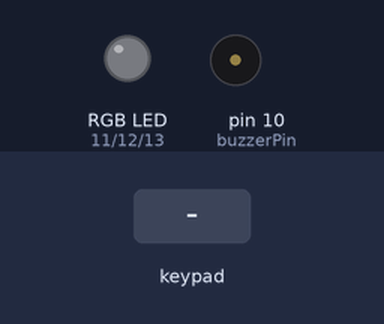
A sketch run on a simulated Arduino Uno, built with avr-gcc and run on an emulated ATmega328P. Shown: an RGB LED mixed from three pins (HIGH = lit), buzzer (waves = sounding). The test bench sets the inputs (shaded band). What the sketch prints to the serial monitor is not drawn.

Above: at 3.2 s.
3.3 s: keypad keys 1 2 3 4 5 6 7 8 pressed 0.4 s apart
At 6.7 s:
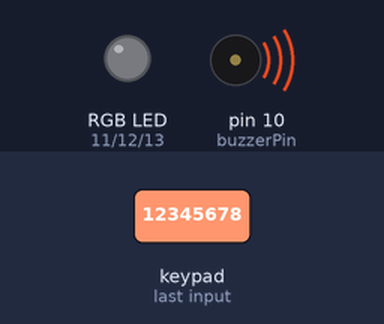
At 9.0 s:
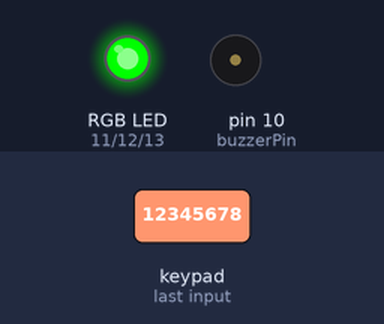
9.2 s: keypad keys 1 3 9 7 2 2 2 2 pressed 0.4 s apart
At 14.8 s:
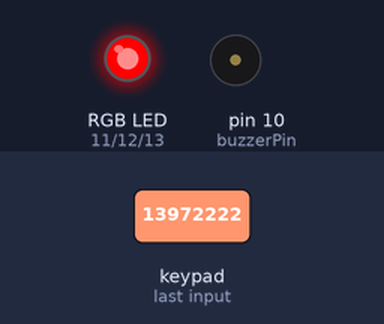
Timing chart, 0 to 17.5 s (numbered marks = the images above; inputs shaded):
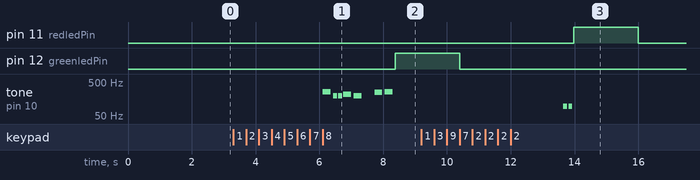

Measured:
- after the input at 3.3 s, pin 12 (greenledPin): LOW → HIGH after 5.1 s; tone on pin 10 (buzzerPin): plays 262 Hz for 0.25 s, 196 Hz for 0.13 s, 196 Hz for 0.13 s, 220 Hz for 0.25 s, 196 Hz for 0.25 s, 247 Hz for 0.25 s … (7 notes in this stretch), starting after 2.8 s
- after the input at 9.2 s, pin 11 (redledPin): LOW → HIGH after 4.8 s, → LOW 2.0 s later; tone on pin 10 (buzzerPin): alternates 98 Hz for 0.13 s and silent for 0.04 s, 4 changes in all, then stays silent, starting after 4.4 s

The sketch:

P6-5.ino
```cpp
#include "pitches.h"
#include <Keypad.h>

int keypadRead;
int access_melody[] = { NOTE_C4, NOTE_G3, NOTE_G3, NOTE_A3, NOTE_G3,0, NOTE_B3, NOTE_C4};
int access_noteDurations[] = { 4,8,8,4,4,4,4,4 };
int noaccess_melody[] = { NOTE_G2, NOTE_G2 };
int noaccess_noteDurations[] = {8,8};
const int buzzerPin = 10;
const int redledPin = 11;
const int greenledPin = 12;
const int blueledPin = 13;
#define Password_Length 9
char Data[Password_Length];
char Master[Password_Length] = "12345678";
byte data_count = 0;
const byte rows = 4;
const byte cols = 3;
char keys[rows][cols] = {
{'1', '2' , '3'},
{'4', '5' , '6'},
{'7', '8' , '9'},
{'*', '0' , '#'}
};
byte rowPins[rows] = {2,3,4,5};
byte colPins[cols] = {6,7,8};
Keypad customKeypad = Keypad { makeKeymap(keys), rowPins, colPins, rows, cols };

void setup()
{
  pinMode(buzzerPin, OUTPUT);
  pinMode(greenledPin, OUTPUT);
  pinMode(redledPin, OUTPUT);
  pinMode(blueledPin, OUTPUT);
  Serial.begin(9600);
  Serial.println("********************");
  Serial.println("*****Electronic*****");
  Serial.println("*****Keypad Lock****");
  Serial.println("********************");
  delay(2000);
  Serial.println("*****Enter code*****");
}

void rgb(int redVal, int greenVal, int blueVal)
{
  digitalWrite(redledPin, redVal);
  digitalWrite(greenledPin, greenVal);
  digitalWrite(blueledPin, blueVal);

}

void loop()
{
  char customKey = customKeypad.getKey();
  if(customKey)
  {
    Data[data_count] = customKey;
    Serial.print(customKey);
    data_count++;
  }

  if (data_count == Password_Length - 1)
  {
    if(!strcmp(Data, Master))
    {
      keypadRead = 1;
      playTune(keypadRead);
      rgb(LOW, HIGH, LOW);
      Serial.println("");
      Serial.println("********************");
      Serial.println("***ACCESS GRANTED***");
      Serial.println("******WELCOME!******");
      Serial.println("********************");
      delay(2000);
      rgb(LOW, LOW, LOW);
      resetAll () ;
    }

    else
    {
      keypadRead = 0;
      playTune(keypadRead);
      rgb(HIGH, LOW, LOW);
      Serial.println("");
      Serial.println("*******************");
      Serial.println("***ACCESS DENIED!**");
      Serial.println("****INVALID CODE***");
      Serial.println("*******************");
      delay(2000);
      rgb(LOW, LOW, LOW);
      resetAll () ;
    }
  }
}

void resetAll ()
{
  Serial.println("********************");
  Serial.println("*****ELECTRONIC*****");
  Serial.println("*****Keypad Lock****");
  Serial.println("********************");
  delay(2000);
  Serial.println("*****Enter code*****");
  while (data_count != 0)
  {
    Data[data_count--] = 0;
  }
    return;
}
void playTune(int Scan) {
  if (Scan == 1)
  {
    for(int i = 0; i<8 ; i++)
      {
        int access_noteDuration = 1000 / access_noteDurations[i];
        tone(buzzerPin, access_melody[i], access_noteDuration);
        int access_pauseBetweenNotes = access_noteDuration * 1.30;
        delay(access_pauseBetweenNotes);
        noTone(buzzerPin);
      }
  }

  else
    for(int i = 0; i < 2; i++)
    {
     int noaccess_noteDuration = 1000 / noaccess_noteDurations[i];
     tone (buzzerPin, noaccess_melody[i], noaccess_noteDuration);
     int noaccess_pauseBetweenNotes = noaccess_noteDuration *1.30;
     delay(noaccess_pauseBetweenNotes);
     noTone(buzzerPin);
  }
}
```
